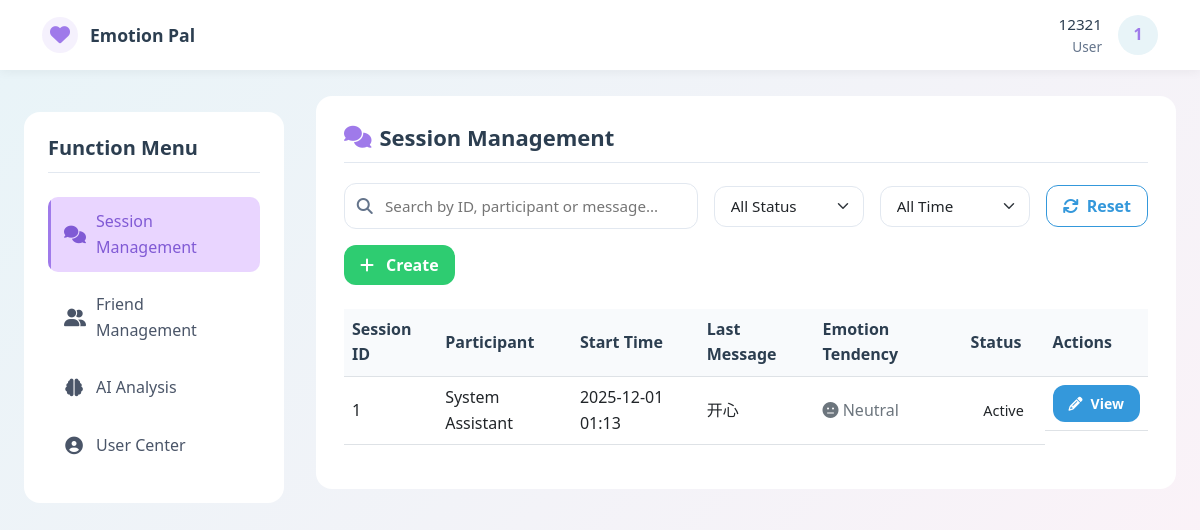
/session_management (signed in), run on the app's committed database.
### models.py (models this page shows, shortened)
class ChatSession(db.Model):
    __tablename__ = 'chat_sessions'
    id = db.Column(db.Integer, primary_key=True, autoincrement=True)
    user_id = db.Column(db.Integer, db.ForeignKey('users.id'), nullable=False, comment='发起会话的用户ID')
    agent_id = db.Column(db.Integer, db.ForeignKey('users.id'), nullable=True, comment='处理会话的客服ID')
    service_id = db.Column(db.Integer, db.ForeignKey('services.id'), nullable=True, comment='关联服务ID')
    appointment_id = db.Column(db.Integer, db.ForeignKey('appointments.id'), nullable=True, comment='关联预约ID')
    start_time = db.Column(db.DateTime, default=lambda: datetime.now(UTC), comment='会话开始时间')
    end_time = db.Column(db.DateTime, nullable=True, comment='会话结束时间')
    status = db.Column(db.String(20), default='active', comment='状态：active/closed/timeout')
    last_message_time = db.Column(db.DateTime, nullable=True, comment='最后消息时间')
    initiator = db.relationship('User', foreign_keys=[user_id], back_populates='initiated_chat_sessions')
    handler = db.relationship('User', foreign_keys=[agent_id], back_populates='handled_chat_sessions')
    service = db.relationship('Service', back_populates='chat_sessions', lazy=True)
    appointment = db.relationship('Appointment', back_populates='chat_session', lazy=True)
    messages = db.relationship('Message', backref='chat_session', lazy=True, cascade='all, delete-orphan')
    def __repr__(self) -> str:
        return f"<ChatSession(id={self.id}, user_id={self.user_id}, status='{self.status}')>"

class Message(db.Model):
    __tablename__ = 'messages'  # 复数表名
    id = db.Column(db.Integer, primary_key=True, autoincrement=True)
    session_id = db.Column(db.Integer, db.ForeignKey('chat_sessions.id'), nullable=False, comment='会话ID')
    sender_id = db.Column(db.Integer, db.ForeignKey('users.id'), nullable=False, comment='发送者ID')
    receiver_id = db.Column(db.Integer, db.ForeignKey('users.id'), nullable=True, comment='接收者ID')
    text = db.Column(db.Text, nullable=False, comment='消息内容')
    timestamp = db.Column(db.DateTime, default=lambda: datetime.now(UTC), comment='发送时间')
    sentiment = db.Column(db.Float, nullable=True, comment='情感分析得分（-1~1）')
    message_type = db.Column(db.String(10), default='text', comment='消息类型：text/image/file')
    is_read = db.Column(db.Boolean, default=False, comment='是否已读')
    file_url = db.Column(db.String(255), nullable=True, comment='文件/图片URL（非文本消息）')
    sender = db.relationship('User', foreign_keys=[sender_id], backref='sent_messages', lazy=True)
    receiver = db.relationship('User', foreign_keys=[receiver_id], backref='received_messages', lazy=True)

### routes.py (the view, shortened to what this page needs)
    @app.route('/session_management')
    def session_management():
        if 'user_id' not in session:
            return redirect(url_for('login'))
        role = session['role']
        user_id = session['user_id']
        if role == 'user':
            my_sessions = ChatSession.query.filter_by(user_id=user_id).all()
            pending_sessions = []
            agents = []
        for sess in my_sessions + pending_sessions:
            last_msg = Message.query.filter_by(session_id=sess.id).order_by(Message.timestamp.desc()).first()
            sess.last_message = last_msg
            first_msg = Message.query.filter_by(session_id=sess.id).order_by(Message.timestamp).first()
            sess.first_message = first_msg
            all_msgs = Message.query.filter_by(session_id=sess.id).all()
            if all_msgs:
                sentiment_sum = sum(msg.sentiment for msg in all_msgs)
                sess.average_sentiment = sentiment_sum / len(all_msgs)
            else:
                sess.average_sentiment = 0
        friend_relations = FriendRelation.query.filter(
            db.or_(
                FriendRelation.user_id == user_id,
                FriendRelation.friend_id == user_id,
                FriendRelation.status == 'accepted'
            )
        ).all()
        relation_dicts = []
        for rel in friend_relations:
            rel_dict = {
                'id': rel.id,
                'user_id': rel.user_id,
                'friend_id': rel.friend_id,
                'status': rel.status,
                'user_name': rel.user.username,
                'friend_name': rel.friend.username
            }
            rel_dict['friend_id_target'] = rel.friend_id if rel.user_id == user_id else rel.user_id
            relation_dicts.append(rel_dict)
        print(pending_sessions)
        print(my_sessions)
        print(agents)
        print(relation_dicts)
        print(friend_relations)
        return render_template(
            'session_management.html',
            my_sessions=my_sessions,
            pending_sessions=pending_sessions,
            agents=agents,
            friends=friend_relations,  # 将关系列表转换为JSON字符串relation_dicts
        )

### models.py (called while the page is built)
    def __repr__(self):
        return f"<FriendRelation(id={self.id}, user_id={self.user_id}, friend_id={self.friend_id}, status='{self.status}')>"

### templates/session_management.html (shortened to what this page needs)
<!DOCTYPE html>
<html lang="en">
<head>
    <link href="https://cdn.jsdelivr.net/npm/bootstrap@5.3.0/dist/css/bootstrap.min.css" rel="stylesheet">
    <link rel="stylesheet" href="https://cdnjs.cloudflare.com/ajax/libs/font-awesome/6.4.0/css/all.min.css">
</head>
<body>
<nav class="main-nav" id="mainNav">
    <div class="container nav-container">
        <a href="/dashboard" class="brand" aria-label="Emotion Pal Dashboard">
            <div class="brand-icon">
                <i class="fa fa-heart" aria-hidden="true"></i>
            </div>
            <span class="brand-name">Emotion Pal</span>
        </a>
        <div class="user-section">
            <div class="user-info">
                <div class="username" aria-label="Username">{{ session.username }}</div>
                <div class="user-role" aria-label="User role">{{ session.role | capitalize }}</div>
            </div>
            <div class="avatar-dropdown" id="avatarDropdown" aria-haspopup="true" aria-expanded="false">
                <div class="user-avatar" title="Click to open menu" tabindex="0" role="button" aria-label="User menu">
                </div>
            </div>
        </div>
    </div>
</nav>
<div class="main-container">
    <aside class="sidebar" aria-label="Function menu">
        <h3 class="sidebar-title">Function Menu</h3>
        <ul class="sidebar-menu">
            <li class="sidebar-menu-item">
                <a href="/session_management" class="sidebar-menu-link active" aria-current="page"
                   aria-label="Session management" tabindex="0">
                    <i class="fa fa-comments" aria-hidden="true"></i>
                    <span>Session Management</span>
                </a>
            </li>
            <li class="sidebar-menu-item">
                <a href="/friends_management" class="sidebar-menu-link" aria-label="Friends management" tabindex="0">
                    <i class="fa fa-user-friends" aria-hidden="true"></i>
                    <span>Friend Management</span>
                </a>
            </li>
            <li class="sidebar-menu-item">
                <a href="/ai_analysis" class="sidebar-menu-link" aria-label="AI analysis" tabindex="0">
                    <i class="fa fa-brain" aria-hidden="true"></i>
                    <span>AI Analysis</span>
                </a>
            </li>
            <li class="sidebar-menu-item">
                <a href="/user_center" class="sidebar-menu-link" aria-label="User center" tabindex="0">
                    <i class="fa fa-user-circle" aria-hidden="true"></i>
                    <span>User Center</span>
                </a>
            </li>
        </ul>
    </aside>
    <div class="content-area">
        <div class="section-card">
            <h2><i class="fa fa-comments" aria-hidden="true"></i> Session Management</h2>
            <div class="search-container">
                <div class="filter-group" style="gap: 1rem; flex-wrap: wrap;">
                    <div class="search-bar" style="flex: 1; min-width: 250px;">
                        <i class="fa fa-search search-icon" aria-hidden="true"></i>
                        <input
                            type="text"
                            class="search-input"
                            id="searchInput"
                            placeholder="Search by ID, participant or message..."
                            aria-label="Search sessions"
                            tabindex="0"
                        >
                    </div>
                    <select class="form-select" id="statusFilter" aria-label="Filter by status" tabindex="0" style="max-width: 150px;">
                        <option value="">All Status</option>
                    </select>
                    <select class="form-select" id="timeFilter" aria-label="Filter by time" tabindex="0" style="max-width: 150px;">
                        <option value="">All Time</option>
                    </select>
                    <button class="btn btn-outline-primary" id="resetFilters" aria-label="Reset filters" tabindex="0">
                        <i class="fa fa-refresh" aria-hidden="true"></i> Reset
                    </button>
                    {% if session.role == 'user' %}
                    <button class="btn btn-success" id="createChatBtn" aria-label="Create new session" tabindex="0">
                        <i class="fa fa-plus me-1" aria-hidden="true"></i> Create
                    </button>
                    {% endif %}
                </div>
            </div>
            <div id="sessionListContainer">
                <div class="table-responsive" id="sessionTableContainer">
                    <table class="table table-hover" id="sessionTable">
                        <thead>
                        <tr>
                            <th>Session ID</th>
                            <th>Participant</th>
                            <th>Start Time</th>
                            <th>Last Message</th>
                            <th>Emotion Tendency</th>
                            <th>Status</th>
                            <th>Actions</th>
                        </tr>
                        </thead>
                        <tbody id="sessionTableBody">
                        {% for sess in my_sessions %}
                        <tr data-session-id="{{ sess.id }}"
                            data-status="{{ 'active' if not sess.end_time else 'ended' }}"
                            data-agent="{{ sess.agent.id if sess.agent else '' }}"
                            data-time="{{ sess.start_time.strftime('%Y-%m-%d') }}">
                            <td>{{ sess.id }}</td>
                            <td>
                                {% if session.role == 'user' %}
                                {{ sess.agent.username if sess.agent else 'System Assistant' }}
                                {% else %}
                                {{ sess.user.username }}
                                {% endif %}
                            </td>
                            <td>{{ sess.start_time.strftime('%Y-%m-%d %H:%M') }}</td>
                            <td>
                                {{ sess.last_message.text|truncate(20) if sess.last_message else 'No messages' }}
                            </td>
                            <td>
                                {% if sess.average_sentiment %}
                                {% if sess.average_sentiment > 0.5 %}
                                <span class="text-success"><i class="fa fa-smile" aria-hidden="true"></i> Positive</span>
                                {% elif sess.average_sentiment < -0.5 %}
                                <span class="text-danger"><i class="fa fa-frown" aria-hidden="true"></i> Negative</span>
                                {% else %}
                                <span class="text-secondary"><i class="fa fa-meh" aria-hidden="true"></i> Neutral</span>
                                {% endif %}
                                {% else %}
                                -
                                {% endif %}
                            </td>
                            <td>
                                <span class="status-badge {{ 'status-active' if not sess.end_time else 'status-ended' }}">
                                    {{ 'Active' if not sess.end_time else 'Ended' }}
                                </span>
                            </td>
                            <td class="session-actions">
                                <a href="/chat/{{ sess.id }}" class="btn btn-primary btn-sm"
                                   aria-label="View session {{ sess.id }}" tabindex="0">
                                    <i class="fa fa-pencil" aria-hidden="true"></i> View
                                </a>
                            </td>
                        </tr>
                        {% endfor %}
                        </tbody>
                    </table>
                </div>
            </div>
        </div>
    </div>
</div>
</body>
</html>

### data on the page
ChatSession: id "1", agent "System Assistant", start_time "2025-12-01 01:13", last_message.text "开心", end_time "Active"

### other printed values
{{ session.username }} "12321"
{{ session.role | capitalize }} "User"
